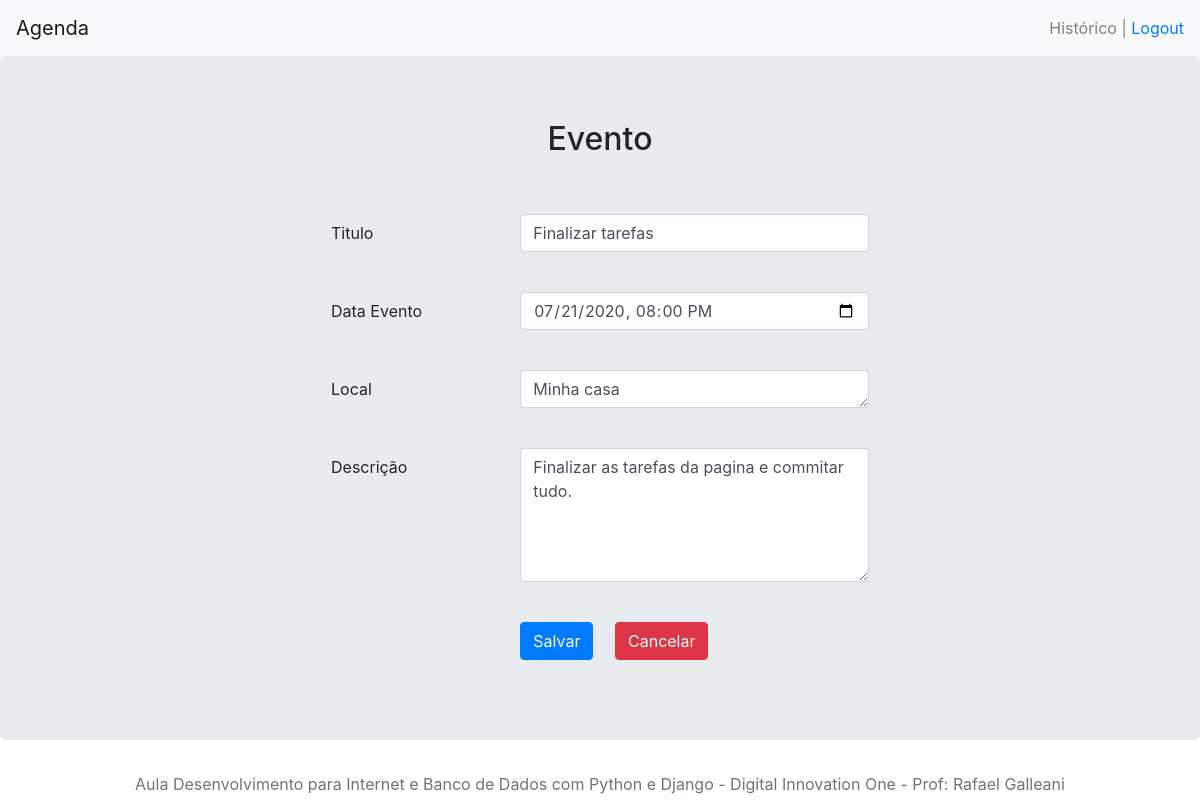
The app's page /agenda/evento/?id=10 (signed in), older data.
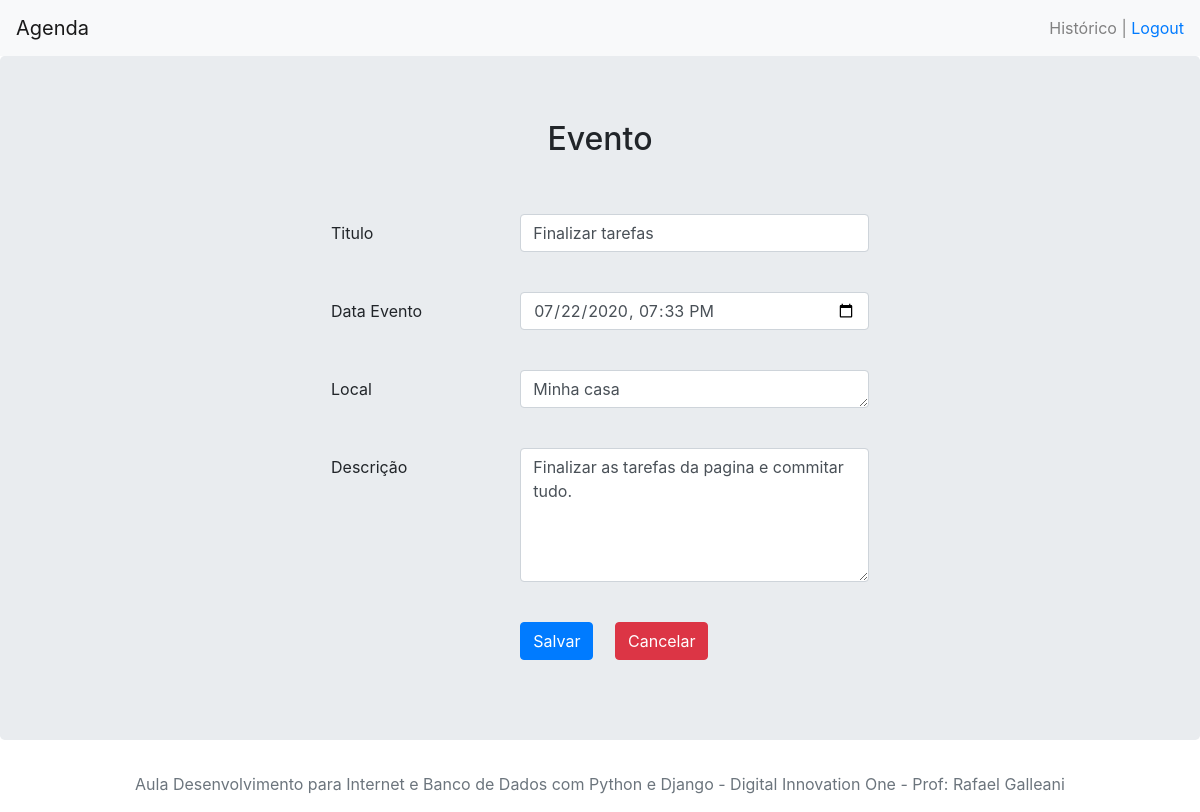
The same page, newer data.
### core/models.py (models this page shows, shortened)
class Evento(models.Model):
    titulo = models.CharField(max_length=100)
    descricao = models.TextField(blank=True, null=True)
    data_evento = models.DateTimeField(verbose_name='Data do Evento') #esse verbose é o nome q vai aparecer la na coluna
    local = models.TextField(blank=True, null=True)
    data_criacao = models.DateTimeField(auto_now=True)
    usuario = models.ForeignKey(User, on_delete=models.CASCADE)
    class Meta:
        db_table = 'eventos'
    def get_data_input_evento(self):
        return self.data_evento.strftime('%Y-%m-%dT%H:%M')

### core/views.py (the view)
# urls.py: path('agenda/evento/', views.evento),
@login_required(login_url='/login/')
def evento(request):
    id_evento = request.GET.get('id')
    dados = {}
    if id_evento:
        dados['evento'] = Evento.objects.get(id=id_evento)
    return render(request, 'evento.html', dados)

### templates/evento.html (shortened to what this page needs)
{% extends "model-page.html" %}
{% block content %}
<div class="text-center">
    <h2>Evento</h2>
</div>
<div class="container text-center">
    <form action="submit" method="POST">{% csrf_token %}
        <div class="form-group row justify-content-md-center ">
            <label class="col-sm-2 col-form-label text-left">Titulo</label>
            <div class="col-sm-4">
                <input type="text" name="titulo" class="form-control" size="24" value="{{evento.titulo}}">
            </div>
        </div>
        <br>
        <div class="form-group row justify-content-md-center ">
            <label class="col-sm-2 col-form-label text-left">Data Evento</label>
             <div class="col-sm-4">
                <input type="datetime-local" name="data_evento" class="form-control" value="{{evento.get_data_input_evento}}">
             </div>
        </div>
        <br>
        <div class="form-group row justify-content-md-center ">
            <label class="col-sm-2 col-form-label text-left">Local</label>
            <div class="col-sm-4">
                <textarea name="local" class="form-control" rows="1" cols="24">{{evento.local}}</textarea>
            </div>
        </div>
        <br>
        <div class="form-group row justify-content-md-center ">
            <label class="col-sm-2 col-form-label text-left">Descrição</label>
            <div class="col-sm-4">
                <textarea name="descricao" class="form-control" rows="5" cols="24">{{evento.descricao}}</textarea>
            </div>
        </div>
        <br>
        <div class="form-group row justify-content-md-center ">
             <div class="col-sm-1">
                <button class="btn btn-primary" type="submit">Salvar</button>
             </div>
            <div class="col-sm-1">
                <a href="/">
                    <button class="btn btn-danger" type="button">Cancelar</button>
                </a>
            </div>
        </div>
    </form>
</div>
{% endblock %}

Row changes from the older to the newer data that the page shows:
changed Evento "Finalizar tarefas": data_evento "07/21/2020 20:00" → "07/22/2020 19:33"
